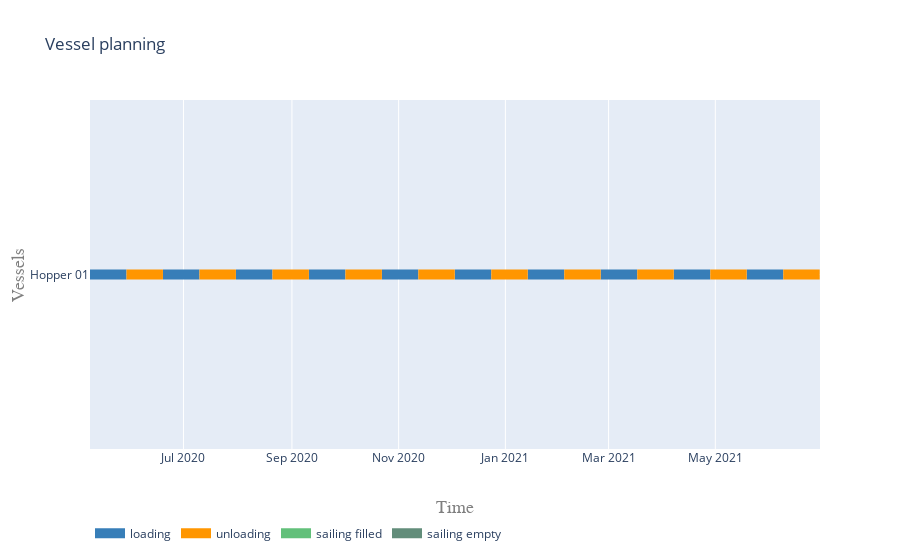

Write notebook code for a chart like this one.
### Markdown cell above
#### Vessel planning

### Code cell
vessels = [hopper]

activities = ['loading', 'unloading', 'sailing filled', 'sailing empty']
colors = {0:'rgb(55,126,184)', 1:'rgb(255,150,0)', 2:'rgb(98, 192, 122)', 3:'rgb(98, 141, 122)'}

plot.vessel_planning(vessels, activities, colors)
